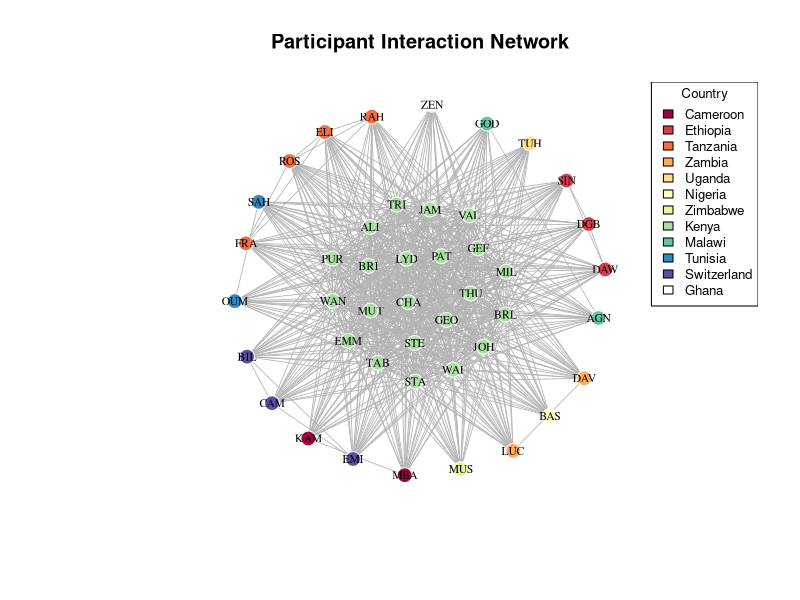
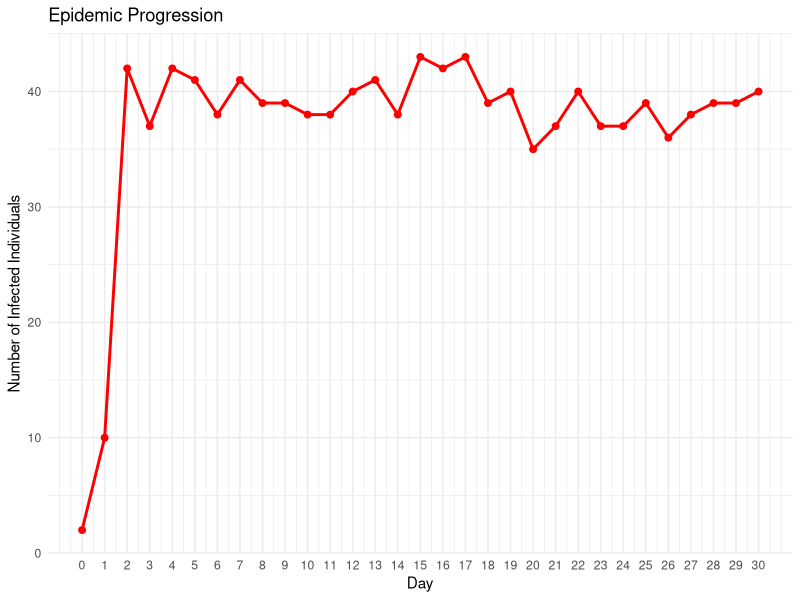
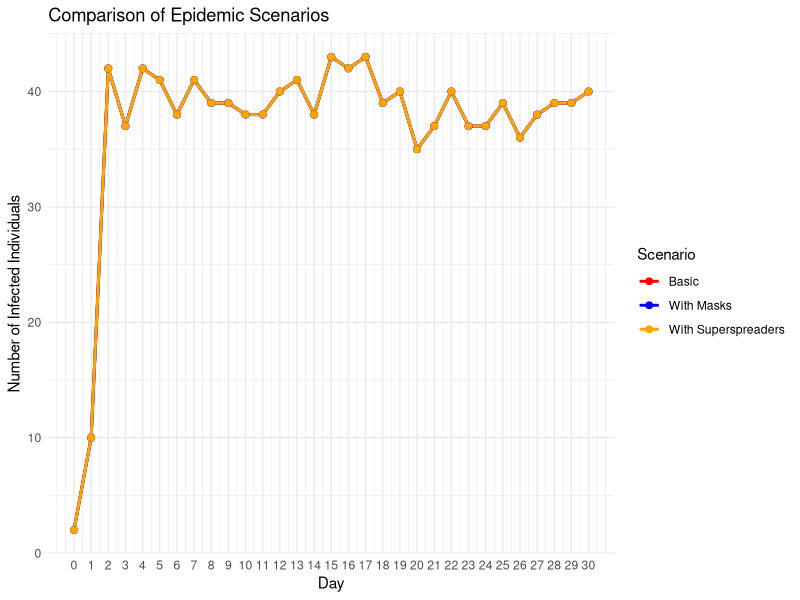
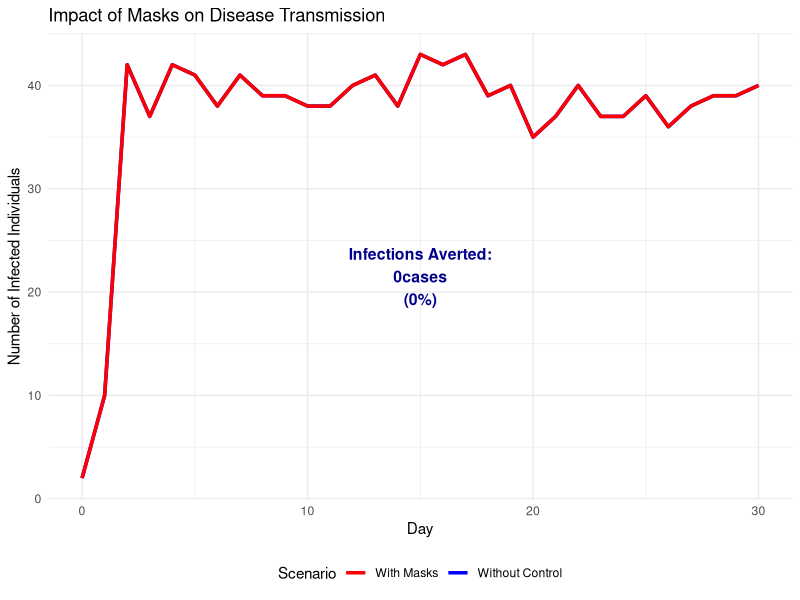
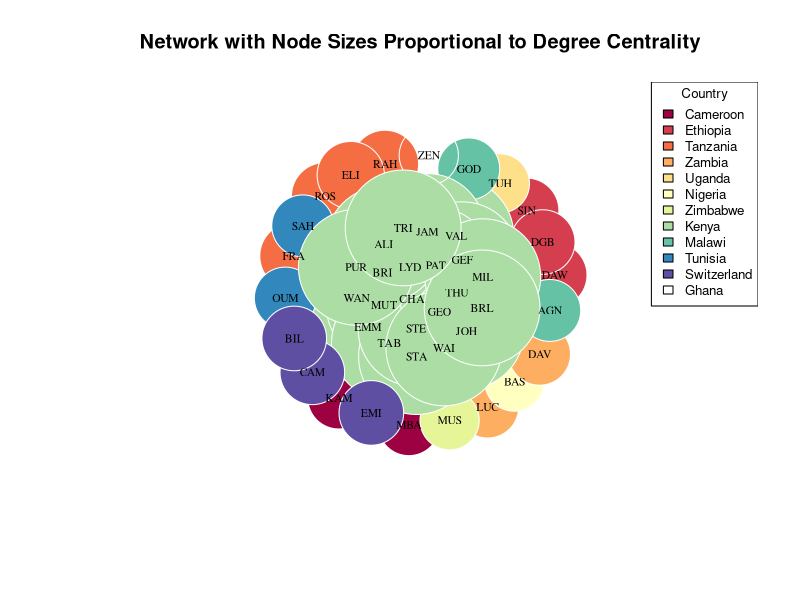
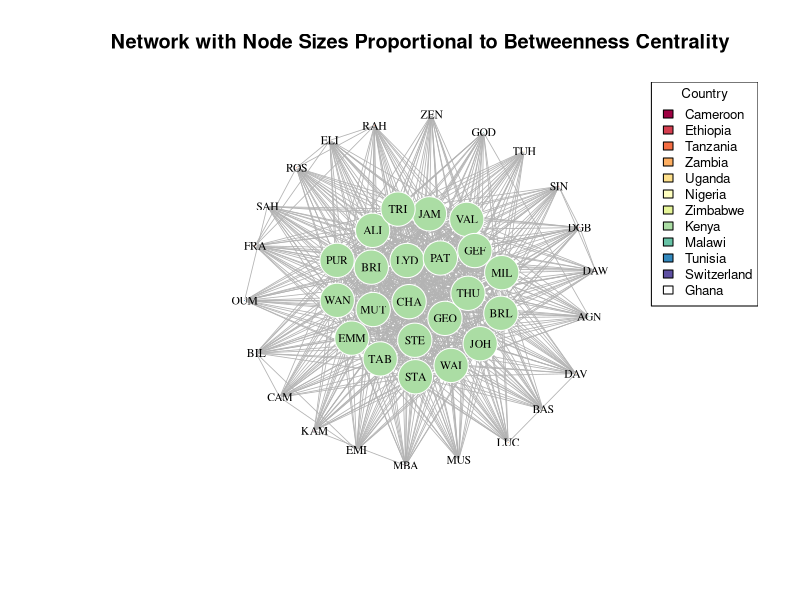
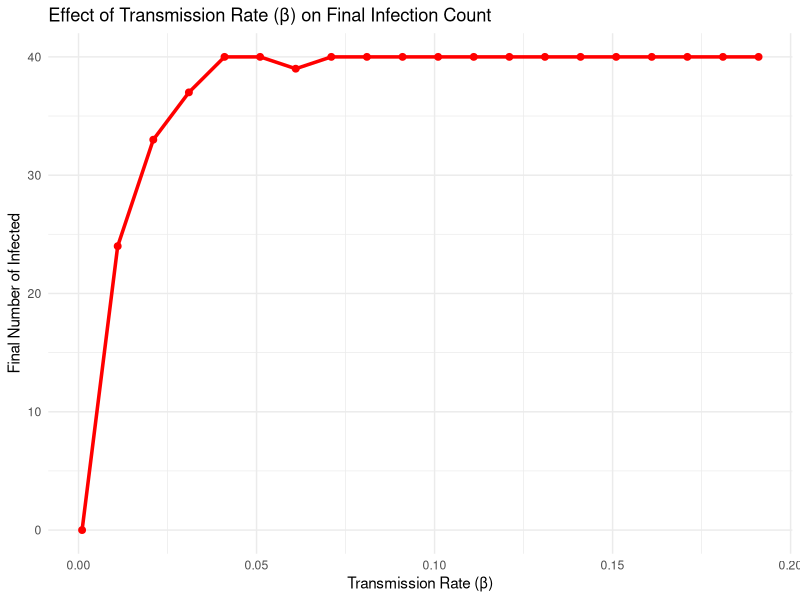
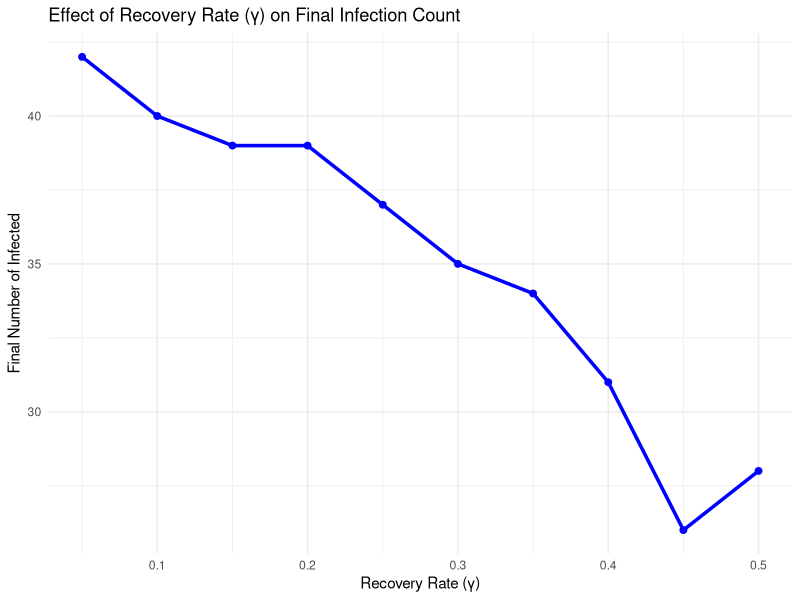

Generate these figures, in order, with R:
###### The following exercise ####
##Network Analysis and SIS Epidemic Model##

####Project Description####

##This project introduces the intersection of network analysis and epidemic modeling through 
## a hands-on exploration of disease transmission dynamics. Using a dataset of participants 
## from various countries attending a Malaria Modelling modular program in Nairobi, Kenya, 
## participants learn to construct social networks based on participants interaction patterns 
## and simulate disease spread using a Susceptible-Infected-Susceptible (SIS) model.

##The project aims to demonstrate how network structure influences epidemic outcomes by modeling 
## connections between individuals from the same countries, with Kenya serving as a hub connecting 
## participants from different nations. The aim is to explore key epidemiological concepts including 
## transmission rates (β), recovery rates (γ), and intervention strategies like wearing masks and 
##identification of superspreaders.

##Through this practical exercise, participants should gain a hands-on experience with network visualization, 
## epidemic simulation, and quantitative analysis of public health interventions. The goals is to emphasize 
## applications by examining scenarios such as the impact of protective measures introduced mid-outbreak 
## and the role of highly connected individuals in accelerating disease spread.

##Exercises are presented at the end of this tutorial

##############################################################################

#Packages for this work
library(igraph) # For graphs
library(ggplot2) # For plots
library(dplyr) # For manipulation
library(RColorBrewer) # For colours
library(tidyverse)

##Create the dataset - participants, and their country of origin.
data <- data.frame( Participant = c("KAM", "SIN", "RAH", "DAW", "LUC", "TUH", "BAS", "MBA", 
                                    "MUS", "DAV", "CHA", "EMM", "LYD", "VAL", "GOD", "AGN", 
                                    "ROS", "FRA", "JAM", "DGB", "ELI", "WAN", "MUT", "GEO", 
                                    "GEF", "SAH", "PAT", "TAB", "BRI", "STA", "OUM", "STE", 
                                    "THU", "EMI", "CAM", "ZEN", "BIL", "JOH", "ALI", "PUR", 
                                    "WAI", "MIL", "BRL", "TRI"),  
                    Country = c("Cameroon", "Ethiopia", "Tanzania", "Ethiopia", "Zambia", 
                                "Uganda", "Nigeria", "Cameroon", "Zimbabwe", "Zambia", "Kenya", 
                                "Kenya", "Kenya", "Kenya", "Malawi", "Malawi", "Tanzania", "Tanzania", 
                                "Kenya", "Ethiopia", "Tanzania", "Kenya", "Kenya", "Kenya", "Kenya", 
                                "Tunisia", "Kenya", "Kenya", "Kenya", "Kenya", "Tunisia", "Kenya", 
                                "Kenya", "Switzerland", "Switzerland", "Ghana", "Switzerland", "Kenya", 
                                "Kenya", "Kenya", "Kenya", "Kenya", "Kenya", "Kenya"))

#####PART 1. NETWORK CONSTRUCION ####

##Remember Networks are based on matrices - adjacency matrix defines who is connected to whom.
##Create an adjacency matrix based on connection rules: 
#a) People from same country are connected; 
#b) Non-Kenyans are also connected to Kenyans. 
create_network <- function(data) {
  n <- nrow(data)
  adj_matrix <- matrix(0, n, n)
  rownames(adj_matrix) <- colnames(adj_matrix) <- data$Participant
  
  for(i in 1:n) {
    for(j in 1:n) {
      if(i != j) {
##Same country connect
        if(data$Country[i] == data$Country[j]) {
          adj_matrix[i,j] <- 1
        }
##Non-Kenyans connect to Kenyans
        else if(data$Country[i] != "Kenya" & data$Country[j] == "Kenya") {
          adj_matrix[i,j] <- 1
        }
        else if(data$Country[i] == "Kenya" & data$Country[j] != "Kenya") {
          adj_matrix[i,j] <- 1
        }
      }
    }
  }
  return(adj_matrix)
}

##Create the network and add attributes - what is an attribute?

adj_matrix <- create_network(data) ### Explore the adjacency 
g <- graph_from_adjacency_matrix(adj_matrix, mode = "undirected") #What does undirected mean? How does it differ from a directed graph?

##Add attributes
V(g)$country <- data$Country
V(g)$name <- data$Participant

##Create and visualize the network
plot_network <- function(g, data) {
##Color nodes by country
countries <- unique(data$Country)
colors <- RColorBrewer::brewer.pal(min(length(countries), 11), "Spectral")
country_colors <- setNames(colors[1:length(countries)], countries)
  
##Set vertex colors using the country attribute
V(g)$color <- country_colors[V(g)$country]
  
##Set the graph layout - there are many layouts - please explore them
set.seed(123)
layout <- layout_with_fr(g)
  
##Plot
plot(g,
     layout = layout,
     vertex.size = 8,
     vertex.label = V(g)$name,  # Explicitly use vertex names - what if you don't want to have people's names on the vertices? How would you modify this?
     vertex.label.cex = 0.7,
     vertex.label.color = "black",
     vertex.frame.color = "white",
     edge.color = "gray70",
     edge.width = 0.8,
     main = "Participant Interaction Network")
  
##Add legend - you can change position or text size
legend("topright", legend = countries, fill = country_colors, cex = 0.8, title = "Country")
}

###Plot the network
plot_network(g, data)


##############################################################################
###Now you have a network - what is it showing? Why circle? Are there other things you can explore from this?

###You can stop here - and explore the network parameters - density, degree (in/out degree), betweenness and other centrality metrics.

####What type of questions can one explore with network analysis####
##What is my outcome of analysis?
# • Node-level
# • Edge-level
# • Network structure and topology (as a whole)
# • Process (sequence of events
##Outcome variables
# • Traits of nodes (e.g., Disease state)– Do nodes of different classes have different attributes?– Do connectivity and network position determine infection risk?
#   • Edge values– What determines whether two nodes are linked?– Do linked nodes share certain attributes?
#   • Network topology– What determines the structure of networks?– Does infection influence network structure?
#   • Transmission processes– Does the spread of a pathogen depend on network structure?– Simulation modeling

####Part 2 -SIS Epidemic Modelling ####
sis_model <- function(adj_matrix, beta, gamma, initial_infected, days, superspreaders = NULL, mask_day = NULL, mask_efficacy = 0.3) {
  n <- nrow(adj_matrix)
  participants <- rownames(adj_matrix)
  
##Initialize states: 0 = Susceptible, 1 = Infected
  states <- matrix(0, nrow = days + 1, ncol = n)
  colnames(states) <- participants
  
##Set initial infected
  states[1, initial_infected] <- 1
  
##Track daily infections for incidence calculation
  daily_new_infections <- rep(0, days + 1)
  
##Superspreaders - who is a suer spreader?
  ss_multiplier <- rep(1, n)
  if(!is.null(superspreaders)) {
    ss_idx <- which(participants %in% superspreaders)
    ss_multiplier[ss_idx] <- 5  # 5x transmission rate
  }
  
  for(day in 1:days) {
    current_state <- states[day, ]
    new_state <- current_state
    new_infections <- 0
    
##Apply Intervention - masking effect if applicable
    current_beta <- beta
    if(!is.null(mask_day) && day >= mask_day) {
      current_beta <- beta * (1 - mask_efficacy)
    }
    
    for(i in 1:n) {
      if(current_state[i] == 0) {  # If susceptible
##Calculate infection probability from infected neighbors
    infected_neighbors <- which(current_state == 1 & adj_matrix[i, ] == 1)
    if(length(infected_neighbors) > 0) {
##Calculate total force of infection
      total_force <- 0
      for(neighbor in infected_neighbors) {
        total_force <- total_force + current_beta * ss_multiplier[neighbor]
          }
          
##Probability of infection (1 - probability of avoiding all infections)
      prob_infection <- 1 - exp(-total_force)
      if(runif(1) < prob_infection) {
        new_state[i] <- 1
        new_infections <- new_infections + 1
        }
        }
      } else {  ##If infected
##Recovery
        if(runif(1) < gamma) {
          new_state[i] <- 0
        }
      }
    }
    states[day + 1, ] <- new_state
    daily_new_infections[day + 1] <- new_infections
  }
  
  return(list(states = states, daily_new_infections = daily_new_infections))
}

###3 - SIMULATIONS

# Set parameters
beta <- 0.4
gamma <- 0.1
days <- 30

##Find participant indices
zeinabu_idx <- which(data$Participant == "ZEN")
agnes_idx <- which(data$Participant == "AGN")
initial_infected <- c("ZEN", "AGN")

##Scenario 1: Basic SIS model
set.seed(42)
result1 <- sis_model(adj_matrix, beta, gamma, initial_infected, days) #Explore

##Scenario 2: With masks from day 3
set.seed(42)
result2 <- sis_model(adj_matrix, beta, gamma, initial_infected, days, mask_day = 3)

##Scenario 3: With superspreaders
superspreaders <- c("BAS", "BIL", "MUT", "PUR") #Are these the superspreaders? Who is a superspreader? What criteria do we use to identify a superspreader? Hint: Network metrics. 
set.seed(42)
result3 <- sis_model(adj_matrix, beta, gamma, initial_infected, days, superspreaders = superspreaders)

####Part 4. ANALYSIS AND RESULTS ####

##Epidemic Results

# a) Number of infected on days 2, 4, 8
infected_day2 <- sum(result1$states[3, ])  # Day 2 (row 3, 0-indexed)
infected_day4 <- sum(result1$states[5, ])  # Day 4
infected_day5 <- sum(result1$states[5, ])  # Day 5
infected_day8 <- sum(result1$states[9, ])  # Day 8

cat("a) Number of infected individuals:\n")
cat("   Day 2:", infected_day2, "people\n")
cat("   Day 4:", infected_day4, "people\n")
cat("   Day 8:", infected_day8, "people\n\n")

# b) Incidence at day 8
incidence_day8 <- result1$daily_new_infections[5]
cat("b) Incidence on Day 5:", incidence_day8, "new infections\n\n")

# c) Infections averted with masks
infected_day5_masks <- sum(result2$states[5, ])
infections_averted <- infected_day5 - infected_day5_masks
cat("c) With masks from Day 5:\n")
cat("   Infections on Day 5 with masks:", infected_day5_masks, "\n")
cat("   Infections averted:", infections_averted, "\n\n")

# d) Network metrics
cat("d) Network Metrics:\n")

# i) Density
density_val <- edge_density(g)
cat("   i) Network density:", round(density_val, 3), "\n")

# ii) Superspreader analysis
cat("   ii) Superspreader analysis:\n")
infected_normal <- sum(result1$states[6, ])
infected_superspreaders <- sum(result3$states[6, ])
cat("       Without superspreaders: ", infected_normal, " infected\n")
cat("       With superspreaders: ", infected_superspreaders, " infected\n")
cat("       Additional infections from superspreaders: ", infected_superspreaders - infected_normal, "\n")

## iii) Effect of interaction rate changes
cat("   iii) Effect of changing interaction rates:\n")
betas <- c(0.01, 0.02, 0.03, 0.04, 0.05)
final_infected <- numeric(length(betas))

for(i in seq_along(betas)) {
  set.seed(42)
  temp_result <- sis_model(adj_matrix, betas[i], gamma, initial_infected, days)
  final_infected[i] <- sum(temp_result$states[6, ])
}

beta_results <- data.frame(Beta = betas, Final_Infected = final_infected)
print(beta_results)

####Part 5. VISUALIZATION OF EPIDEMIC PROGRESSION ####
plot_epidemic <- function(states) {
  days <- nrow(states) - 1
  infected_counts <- rowSums(states)
  
  df <- data.frame(
    Day = 0:days,
    Infected = infected_counts
  )
  
  ggplot(df, aes(x = Day, y = Infected)) +
    geom_line(color = "red", size = 1) +
    geom_point(color = "red", size = 2) +
    labs(title = "Epidemic Progression",
         x = "Day",
         y = "Number of Infected Individuals") +
    theme_minimal() +
    scale_x_continuous(breaks = 0:days)
}

##Plot epidemic progression
print(plot_epidemic(result1$states))

##Comparison plot
compare_df <- data.frame(
  Day = rep(0:days, 3),
  Infected = c(rowSums(result1$states), rowSums(result2$states), rowSums(result3$states)),
  Scenario = rep(c("Basic", "With Masks", "With Superspreaders"), each = days + 1)
)

comparison_plot <- ggplot(compare_df, aes(x = Day, y = Infected, color = Scenario)) +
  geom_line(size = 1) +
  geom_point(size = 2) +
  labs(title = "Comparison of Epidemic Scenarios",
       x = "Day",
       y = "Number of Infected Individuals") +
  theme_minimal() +
  scale_x_continuous(breaks = 0:days) +
  scale_color_manual(values = c("red", "blue", "orange"))

print(comparison_plot)

##Enhanced infections averted visualization as a shaded area
plot_infections_averted <- function(result_no_control, result_with_control, intervention_name = "Intervention") {
  days <- nrow(result_no_control$states) - 1
  
##Calculate infections for both scenarios
no_control <- rowSums(result_no_control$states)
with_control <- rowSums(result_with_control$states)
  
##Calculate total infections averted
total_averted <- sum(no_control) - sum(with_control)
percentage_averted <- round((total_averted / sum(no_control)) * 100, 1)
  
##Create data frame
df <- data.frame(
  Day = 0:days,
  No_Control = no_control,
  With_Control = with_control
  )
##Plot
p <- ggplot(df, aes(x = Day)) +
##Shaded area between curves
geom_ribbon(aes(ymin = With_Control, ymax = No_Control),
            fill = "lightblue", alpha = 0.7) +
##Lines for both scenarios
geom_line(aes(y = No_Control, color = "Without Control"), size = 1.2) +
geom_line(aes(y = With_Control, color = paste("With", intervention_name)), size = 1.2) +
##Add text annotation in shaded area
  annotate("text", x = days/2, y = max(no_control)/2, 
           label = paste("Infections Averted:\n", total_averted, "cases\n(", percentage_averted, "%)", sep = ""), size = 4, fontface = "bold", color = "darkblue") +
  labs(title = paste("Impact of", intervention_name, "on Disease Transmission"), x = "Day", y = "Number of Infected Individuals", color = "Scenario") +
  theme_minimal() +
  scale_color_manual(values = c("red", "blue")) +
  theme(legend.position = "bottom")
return(p)
}

##Show infections averted with masks
print(plot_infections_averted(result1, result2, "Masks"))

##Summary
cat("Network has", vcount(g), "participants and", ecount(g), "connections\n")
cat("Density:", round(density_val, 3), "- indicates a", 
    ifelse(density_val > 0.5, "highly", "moderately"), "connected network\n")

##############################################################################
##EXERCISE AND SOLUTIONS##

##Exercise 1: Network Exploration and Visualization

cat("\n=== EXERCISE 1: NETWORK EXPLORATION ===\n")

## a). Modify the network to show node sizes proportional to degree centrality
plot_network_degree <- function(g, data) {
##Calculate degree centrality
  degrees <- degree(g)
  
##Color nodes by country
  countries <- unique(data$Country)
  colors <- RColorBrewer::brewer.pal(min(length(countries), 11), "Spectral")
  country_colors <- setNames(colors[1:length(countries)], countries)
  V(g)$color <- country_colors[V(g)$country]
  
##Layout
  set.seed(123)
  layout <- layout_with_fr(g)
  
##Plot with node sizes proportional to degree
  plot(g, 
       layout = layout,
       vertex.size = degrees * 2,  # Scale degree for visibility
       vertex.label = V(g)$name,
       vertex.label.cex = 0.7,
       vertex.label.color = "black",
       vertex.frame.color = "white",
       edge.color = "gray70",
       edge.width = 0.8,
       main = "Network with Node Sizes Proportional to Degree Centrality")
  
  legend("topright", legend = countries, fill = country_colors, cex = 0.8, title = "Country")
}

plot_network_degree(g, data)

###Exercise 1.1- What is betweenness centrality. Redraw the network with node sizes proportional to the node betweenness. How does this differ from degree centrality?
###________________###
###      Answer    ###
###________________###

plot_network_betweenness <- function(g, data) {
  ##Calculate degree centrality
  betweenness <- betweenness(g)
  
  ##Color nodes by country
  countries <- unique(data$Country)
  colors <- RColorBrewer::brewer.pal(min(length(countries), 11), "Spectral")
  country_colors <- setNames(colors[1:length(countries)], countries)
  V(g)$color <- country_colors[V(g)$country]
  
  ##Layout
  set.seed(123)
  layout <- layout_with_fr(g)
  
  ##Plot with node sizes proportional to degree
  plot(g, 
       layout = layout,
       vertex.size = betweenness * 2,  # Scale degree for visibility
       vertex.label = V(g)$name,
       vertex.label.cex = 0.7,
       vertex.label.color = "black",
       vertex.frame.color = "white",
       edge.color = "gray70",
       edge.width = 0.8,
       main = "Network with Node Sizes Proportional to Betweenness Centrality")
  
  legend("topright", legend = countries, fill = country_colors, cex = 0.8, title = "Country")
}

plot_network_betweenness(g, data)



## b). Calculate and compare degree centrality for Kenya vs other countries
degrees <- degree(g)
kenya_degrees <- degrees[data$Country == "Kenya"]
other_degrees <- degrees[data$Country != "Kenya"]

cat("b) Degree Centrality Comparison:\n")
cat("   Kenya participants - Mean degree:", round(mean(kenya_degrees), 2), "\n")
cat("   Other countries - Mean degree:", round(mean(other_degrees), 2), "\n")
cat("   Kenya participants are", round(mean(kenya_degrees)/mean(other_degrees), 1), "times more connected\n\n")

##Exercise 1.2 - Calculate and compare betweenness centrality for Kenya vs other countries
###________________###
###      Answer    ###
###________________###

betweenness <- betweenness(g)
kenya_degrees <- betweenness[data$Country == "Kenya"]
other_degrees <- betweenness[data$Country != "Kenya"]

cat("b) Betweenness Centrality Comparison:\n")
cat("   Kenya participants - Mean degree:", round(mean(kenya_degrees), 2), "\n")
cat("   Other countries - Mean degree:", round(mean(other_degrees), 2), "\n")
cat("   Kenya participants are", round(mean(kenya_degrees)/mean(other_degrees), 1), "times more connected\n\n")

## c). Identify top 3 most connected individuals
top_connected <- sort(degrees, decreasing = TRUE)[1:3]
cat("c) Top 3 most connected individuals:\n")
for(i in 1:3) {
  participant <- names(top_connected)[i]
  connections <- top_connected[i]
  country <- data$Country[data$Participant == participant]
  cat("   ", i, ".", participant, "(", country, ") -", connections, "connections\n")
}


##Exercise 1.3 - Identify least 3 connected individuals
###________________###
###      Answer    ###
###________________###
least_connected <- sort(degrees, decreasing = F)[1:3]
cat("c) Least 3  connected individuals:\n")
for(i in 1:3) {
  participant <- names(least_connected)[i]
  connections <- least_connected[i]
  country <- data$Country[data$Participant == participant]
  cat("   ", i, ".", participant, "(", country, ") -", connections, "connections\n")
}


##Exercise 2: Parameter Sensitivity Analysis

cat("\n=== EXERCISE 2: PARAMETER SENSITIVITY ===\n")

## a) & b). Run SIS model with different β values and plot
betas <- seq(0.001, 0.2, by = 0.01)
final_infected_beta <- numeric(length(betas))

for(i in seq_along(betas)) {
  set.seed(42)
  temp_result <- sis_model(adj_matrix, betas[i], gamma, initial_infected, days)
  final_infected_beta[i] <- sum(temp_result$states[days + 1, ])
}

# Plot β sensitivity
beta_df <- data.frame(Beta = betas, Final_Infected = final_infected_beta)
beta_plot <- ggplot(beta_df, aes(x = Beta, y = Final_Infected)) +
  geom_line(color = "red", size = 1.2) +
  geom_point(color = "red", size = 2) +
  labs(title = "Effect of Transmission Rate (β) on Final Infection Count",
       x = "Transmission Rate (β)",
       y = "Final Number of Infected") +
  theme_minimal()
print(beta_plot)

##Exercise 2.1 - Why does the infection plateau? What's the epidemiological phenomenon?

###________________###
###      Answer    ###
###________________###

# The infection plateaus at (Beta=0.071, I=40)
# The epidemic reaches an equilibrium where no more people can be infected.
# Once the susceptible compartment is exhausted:
#   The outbreak stops, regardless of how high the transmission rate (β) is.
# The plateau simply reflects the infected population limit, not the strength of transmission rate.


## c). Vary γ while keeping β constant
gammas <- seq(0.05, 0.5, by = 0.05)
final_infected_gamma <- numeric(length(gammas))

for(i in seq_along(gammas)) {
  set.seed(42)
  temp_result <- sis_model(adj_matrix, 0.4, gammas[i], initial_infected, days)
  final_infected_gamma[i] <- sum(temp_result$states[days + 1, ])
}

# Plot γ sensitivity
gamma_df <- data.frame(Gamma = gammas, Final_Infected = final_infected_gamma)
gamma_plot <- ggplot(gamma_df, aes(x = Gamma, y = Final_Infected)) +
  geom_line(color = "blue", size = 1.2) +
  geom_point(color = "blue", size = 2) +
  labs(title = "Effect of Recovery Rate (γ) on Final Infection Count",
       x = "Recovery Rate (γ)",
       y = "Final Number of Infected") +
  theme_minimal()
print(gamma_plot)

## d). Calculate R₀ and plot
R0_values <- betas / gamma  # Using gamma = 0.1
R0_df <- data.frame(Beta = betas, R0 = R0_values, Final_Infected = final_infected_beta)

R0_plot <- ggplot(R0_df, aes(x = R0, y = Final_Infected)) +
  geom_line(color = "purple", size = 1.2) +
  geom_point(color = "purple", size = 2) +
  geom_vline(xintercept = 1, linetype = "dashed", color = "red", size = 1) +
  annotate("text", x = 1.2, y = max(final_infected_beta)/2, label = "R₀ = 1\n(Threshold)", color = "red") +
  labs(title = "Basic Reproduction Number (R₀) vs Final Infections",
       x = "Basic Reproduction Number (R₀)",
       y = "Final Number of Infected") +
  theme_minimal()
print(R0_plot)

cat("d) R₀ Analysis: Epidemic threshold occurs at R₀ = 1\n")
cat("   When R₀ < 1: Disease dies out\n")
cat("   When R₀ > 1: Disease persists and spreads\n\n")

##Exercise 2.2 - What is R₀? How would you use the knowledge of R₀ for disease control? What's another way tomcalculate R₀ as Billy showed in class? 

###________________###
###      Answer    ###
###________________###


# Basic reproductive number(R₀) is the average number of secondary cases caused by infected person in a completely susceptible population.
# Analysis:
#   When R₀ = 1: The disease neither grows nor dies quickly
# When R₀ < 1: Disease dies out
# When R₀ > 1: Disease persists and spreads
# Another way to calculate R₀ as Billy showed :R₀= β/ (ϒ + τ) where τ is the treatment rate


##Exercise 3: Intervention Timing Analysis

cat("\n=== EXERCISE 3: INTERVENTION TIMING ===\n")

## a) & b). Implement masks on different days and calculate infections averted
intervention_days <- 1:6
infections_averted_list <- numeric(length(intervention_days))
mask_efficacy <- 0.4

for(i in seq_along(intervention_days)) {
  set.seed(42)
  result_mask <- sis_model(adj_matrix, beta, gamma, initial_infected, days, 
                           mask_day = intervention_days[i], mask_efficacy = mask_efficacy)
  
  # Calculate total infections over entire period
  total_no_mask <- sum(rowSums(result1$states))
  total_with_mask <- sum(rowSums(result_mask$states))
  infections_averted_list[i] <- total_no_mask - total_with_mask
}

## c). Create bar chart
timing_df <- data.frame(
  Day = intervention_days,
  Infections_Averted = infections_averted_list
)

timing_plot <- ggplot(timing_df, aes(x = factor(Day), y = Infections_Averted)) +
  geom_bar(stat = "identity", fill = "steelblue", alpha = 0.7) +
  geom_text(aes(label = Infections_Averted), vjust = -0.3) +
  labs(title = "Infections Averted by Day of Mask Intervention",
       subtitle = "Earlier intervention = More infections prevented",
       x = "Day of Intervention",
       y = "Total Infections Averted") +
  theme_minimal()
print(timing_plot)

cat("c) Intervention Timing Results:\n")
for(i in seq_along(intervention_days)) {
  cat("   Day", intervention_days[i], "intervention:", infections_averted_list[i], "infections averted\n")
}

cat("\nd) Early intervention is more effective because:\n")
cat("   - Smaller infected population to control\n")
cat("   - Prevents exponential growth phase\n")
cat("   - Delays can lead to overwhelming healthcare systems\n\n")

###________________###
###      Answer    ###
###________________###

## a) & b). Implement masks on different days and calculate infections averted
intervention_days <- 1:12
infections_averted_list <- numeric(length(intervention_days))
mask_efficacy <- 0.4

for(i in seq_along(intervention_days)) {
  set.seed(42)
  result_mask <- sis_model(adj_matrix, beta, gamma, initial_infected, days, 
                           mask_day = intervention_days[i], mask_efficacy = mask_efficacy)
  
  # Calculate total infections over entire period
  total_no_mask <- sum(rowSums(result1$states))
  total_with_mask <- sum(rowSums(result_mask$states))
  infections_averted_list[i] <- total_no_mask - total_with_mask
}

## c). Create bar chart
timing_df <- data.frame(
  Day = intervention_days,
  Infections_Averted = infections_averted_list
)

timing_plot <- ggplot(timing_df, aes(x = factor(Day), y = Infections_Averted)) +
  geom_bar(stat = "identity", fill = "steelblue", alpha = 0.7) +
  geom_text(aes(label = Infections_Averted), vjust = -0.3) +
  labs(title = "Infections Averted by Day of Mask Intervention",
       subtitle = "Earlier intervention = More infections prevented",
       x = "Day of Intervention",
       y = "Total Infections Averted") +
  theme_minimal()
print(timing_plot)

cat("c) Intervention Timing Results:\n")
for(i in seq_along(intervention_days)) {
  cat("   Day", intervention_days[i], "intervention:", infections_averted_list[i], "infections averted\n")
}

cat("\nd) Early intervention is more effective because:\n")
cat("   - Smaller infected population to control\n")
cat("   - Prevents exponential growth phase\n")
cat("   - Delays can lead to overwhelming healthcare systems\n\n")

##Exercise 4: Superspreader Impact Assessment

cat("\n=== EXERCISE 4: SUPERSPREADER ANALYSIS ===\n")

## a). Identify top 6 most connected individuals
top6_connected <- sort(degrees, decreasing = TRUE)[1:6]
top6_names <- names(top6_connected)

cat("a) Top 6 most connected individuals:\n")
for(i in 1:6) {
  cat("   ", i, ".", top6_names[i], "-", top6_connected[i], "connections\n")
}




##Exercise 31. - Who are the top 6 most connected individuals abased on betweenness? Do they differ from those based on degree centrality? Comment on whether they are different or the same - why?


###________________###
###      Answer    ###
###________________###

top6_connected_between <- sort(betweenness, decreasing = TRUE)[1:6]
top6_between_names <- names(top6_connected_between)

cat("a) Top 6 most connected individuals:\n")
for(i in 1:6) {
  cat("   ", i, ".", top6_between_names[i], "-", top6_connected_between[i], "connections\n")
}

## b) & c). Compare superspreader scenarios
# Scenario 1: Top 6 most connected as superspreaders
set.seed(42)
result_ss_connected <- sis_model(adj_matrix, beta, gamma, initial_infected, days, superspreaders = top6_names)

# Scenario 2: Random 6 people as superspreaders
set.seed(123)
random_ss <- sample(data$Participant, 6)
set.seed(42)
result_ss_random <- sis_model(adj_matrix, beta, gamma, initial_infected, days, superspreaders = random_ss)

## d). Calculate superspreader effects
baseline_infections <- sum(rowSums(result1$states))
connected_ss_infections <- sum(rowSums(result_ss_connected$states))
random_ss_infections <- sum(rowSums(result_ss_random$states))

connected_effect <- round(((connected_ss_infections - baseline_infections) / baseline_infections) * 100, 1)
random_effect <- round(((random_ss_infections - baseline_infections) / baseline_infections) * 100, 1)

cat("\nb-d) Superspreader Effect Analysis:\n")
cat("   Baseline (no superspreaders):", baseline_infections, "total infections\n")
cat("   Most connected as superspreaders:", connected_ss_infections, "total infections (", connected_effect, "% increase)\n")
cat("   Random people as superspreaders:", random_ss_infections, "total infections (", random_effect, "% increase)\n")

##Exercise 3.1 - Calculate the superspreader effect based on betweenness centrality, and compare most connected as superspreader and random people as superspreader vs baseline? Do they differ from when using degree centrality?



###________________###
###      Answer    ###
###________________###

## b) & c). Compare superspreader scenarios
# Scenario 1: Top 6 most connected as superspreaders

set.seed(42)
result_ss_connected_between <- sis_model(adj_matrix, beta, gamma, initial_infected, days, superspreaders = top6_between_names)

# Scenario 2: Random 6 people as superspreaders
set.seed(123)
random_ss_between <- sample(data$Participant, 6)
set.seed(42)
result_ss_random_between <- sis_model(adj_matrix, beta, gamma, initial_infected, days, superspreaders = random_ss_between)

## d). Calculate superspreader effects
baseline_infections_between <- sum(rowSums(result1$states))
connected_ss_infections_between <- sum(rowSums(result_ss_connected_between$states))
random_ss_infections_between <- sum(rowSums(result_ss_random_between$states))

connected_effect_between <- round(((connected_ss_infections_between - baseline_infections_between) / baseline_infections_between) * 100, 1)
random_effect <- round(((random_ss_infections_between - baseline_infections_between) / baseline_infections_between) * 100, 1)

cat("\nb-d) Superspreader Effect Analysis:\n")
cat("   Baseline (no superspreaders):", baseline_infections_between, "total infections\n")
cat("   Most connected as superspreaders:", connected_ss_infections_between, "total infections (", connected_effect, "% increase)\n")
cat("   Random people as superspreaders:", random_ss_infections_between, "total infections (", random_effect, "% increase)\n")



## e). Design targeted intervention
# Target the most connected individuals for intervention (e.g., isolation)
# Simple approach: remove top 3 most connected from network
adj_matrix_targeted <- adj_matrix
top3_indices <- which(rownames(adj_matrix) %in% names(top_connected)[1:3])

# Zero out connections for top 3 (simulate isolation)
adj_matrix_targeted[top3_indices, ] <- 0
adj_matrix_targeted[, top3_indices] <- 0

set.seed(42)
result_targeted <- sis_model(adj_matrix_targeted, beta, gamma, initial_infected, days)
targeted_infections <- sum(rowSums(result_targeted$states))

cat("\ne) Targeted Intervention (Isolate top 3 connected):\n")
cat("   With targeted intervention:", targeted_infections, "total infections\n")
cat("   Infections prevented:", baseline_infections - targeted_infections, "\n")
cat("   Effectiveness:", round(((baseline_infections - targeted_infections) / baseline_infections) * 100, 1), "% reduction\n\n")

##Exercise 3.2 - How many infections are prevented if we consider betweenness centrality fo isolation? 

###________________###
###      Answer    ###
###________________###

top_connected_between <- sort(betweenness, decreasing = TRUE)[1:3]
cat("c) Top 3 most connected individuals based on betweeness:\n")
for(i in 1:3) {
  participant <- names(top_connected_between)[i]
  connections <- top_connected_between[i]
  country <- data$Country[data$Participant == participant]
  cat("   ", i, ".", participant, "(", country, ") -", connections, "connections\n")
}


adj_matrix_targeted_between <- adj_matrix
top3_indices_between <- which(rownames(adj_matrix) %in% names(top_connected_between)[1:3])

# Zero out connections for top 3 (simulate isolation)
adj_matrix_targeted_between[top3_indices_between, ] <- 0
adj_matrix_targeted_between[, top3_indices_between] <- 0

set.seed(42)
result_targeted_between <- sis_model(adj_matrix_targeted_between, beta, gamma, initial_infected, days)
targeted_infections_between <- sum(rowSums(result_targeted_between$states))

cat("\ne) Targeted Intervention (Isolate top 3 connected) based on betweeness:\n")
cat("   With targeted intervention:", targeted_infections, "total infections\n")
cat("   Infections prevented:", baseline_infections - targeted_infections_between, "\n")
cat("   Effectiveness:", round(((baseline_infections - targeted_infections_between) / baseline_infections) * 100, 1), "% reduction\n\n")

##Exercise 5: Network Structure Modification

cat("\n=== EXERCISE 5: NETWORK STRUCTURE COMPARISON ===\n")

## a). Create small-world network
create_small_world <- function(data, prob = 0.1) {
  n <- nrow(data)
  adj_matrix_sw <- matrix(0, n, n)
  rownames(adj_matrix_sw) <- colnames(adj_matrix_sw) <- data$Participant
  
  for(i in 1:n) {
    for(j in 1:n) {
      if(i != j && runif(1) < prob) {
        adj_matrix_sw[i,j] <- 1
      }
    }
  }
  return(adj_matrix_sw)
}

# Create small-world network
set.seed(456)
adj_matrix_sw <- create_small_world(data, 0.1)
g_sw <- graph_from_adjacency_matrix(adj_matrix_sw, mode = "undirected")

# Create random network for comparison
set.seed(789)
g_random <- erdos.renyi.game(nrow(data), edge_density(g), directed = FALSE)
V(g_random)$name <- data$Participant
adj_matrix_random <- as_adjacency_matrix(g_random, sparse = FALSE)

## b). Compare network structures
networks <- list(
  Original = list(graph = g, adj_matrix = adj_matrix),
  SmallWorld = list(graph = g_sw, adj_matrix = adj_matrix_sw),
  Random = list(graph = g_random, adj_matrix = adj_matrix_random)
)

##Run simulations on all networks
results_comparison <- list()
for(net_name in names(networks)) {
  set.seed(42)
  results_comparison[[net_name]] <- sis_model(
    networks[[net_name]]$adj_matrix, 0.4, 0.1, initial_infected, days
  )
}

##Calculate metrics
cat("b) Network Structure Comparison:\n")
for(net_name in names(networks)) {
  net_graph <- networks[[net_name]]$graph
  density <- round(edge_density(net_graph), 3)
  avg_path <- round(mean_distance(net_graph), 2)
  final_infections <- sum(results_comparison[[net_name]]$states[days + 1, ])
  
##Find time to peak
  daily_infections <- rowSums(results_comparison[[net_name]]$states)
  peak_day <- which.max(daily_infections) - 1
  
  cat("   ", net_name, "Network:\n")
  cat("     i) Density:", density, "\n")
  cat("     ii) Average path length:", avg_path, "\n")
  cat("     iii) Final infections:", final_infections, "\n")
  cat("     iv) Time to peak:", peak_day, "days\n\n")
}

##Visualize network structure comparison
comparison_epidemic_plot <- function(results_list) {
  all_data <- data.frame()
  
  for(net_name in names(results_list)) {
    infected_counts <- rowSums(results_list[[net_name]]$states)
    temp_df <- data.frame(
      Day = 0:days,
      Infected = infected_counts,
      Network = net_name
    )
    all_data <- rbind(all_data, temp_df)
  }
  
  ggplot(all_data, aes(x = Day, y = Infected, color = Network)) +
    geom_line(size = 1.2) +
    geom_point(size = 2) +
    labs(title = "Epidemic Progression Across Different Network Structures",
         subtitle = "Impact of network topology on disease spread",
         x = "Day",
         y = "Number of Infected Individuals") +
    theme_minimal() +
    scale_color_manual(values = c("red", "blue", "green")) +
    theme(legend.position = "bottom")
}

print(comparison_epidemic_plot(results_comparison))

##############################################################################
##FINAL EPIDEMIOLOGICAL QUESTION##

##Exercise 4 - General Epidemiological Modelling Questions


cat("\n=== EPIDEMIOLOGICAL RESEARCH QUESTION ===\n")

##Exercise 4.1 -  Read the following 
cat("Based on your analysis, answer the following research question:\n\n")
cat("QUESTION: You are a public health official planning intervention strategies\n")
cat("for a respiratory disease outbreak in a diverse international community.\n")
cat("Given limited resources, you must choose ONE of the following strategies:\n\n")

cat("Strategy A: Implement universal masking for everyone starting on Day 3\n")
cat("Strategy B: Identify and isolate the top 3 most connected individuals immediately\n")
cat("Strategy C: Implement random testing and isolation of 6 individuals on Day 1\n\n")

###############################################################################
####END OF Questiions - BONUS IMPLEMENTATION BELOW
###############################################################################


###Calculate effectiveness of each strategy
cat("ANALYSIS TO SUPPORT YOUR DECISION:\n")

###Strategy A: Universal masking from Day 3
set.seed(42)
strategy_A <- sis_model(adj_matrix, beta, gamma, initial_infected, days, mask_day = 3, mask_efficacy = 0.4)
infections_A <- sum(rowSums(strategy_A$states))

##Strategy B: Isolate top 3 connected (already calculated above)
infections_B <- targeted_infections

##Strategy C: Random isolation of 6 people
adj_matrix_random_isolation <- adj_matrix
set.seed(999)
random_isolated <- sample(1:nrow(adj_matrix), 6)
adj_matrix_random_isolation[random_isolated, ] <- 0
adj_matrix_random_isolation[, random_isolated] <- 0

set.seed(42)
strategy_C <- sis_model(adj_matrix_random_isolation, beta, gamma, initial_infected, days)
infections_C <- sum(rowSums(strategy_C$states))

baseline_total <- sum(rowSums(result1$states))

cat("Baseline (no intervention):", baseline_total, "total infections\n")
cat("Strategy A (Universal masks Day 3):", infections_A, "total infections -", 
    round(((baseline_total - infections_A)/baseline_total)*100, 1), "% reduction\n")
cat("Strategy B (Isolate top 3 connected):", infections_B, "total infections -", 
    round(((baseline_total - infections_B)/baseline_total)*100, 1), "% reduction\n")
cat("Strategy C (Random isolation of 6):", infections_C, "total infections -", 
    round(((baseline_total - infections_C)/baseline_total)*100, 1), "% reduction\n\n")

# Visual comparison of strategies
strategy_comparison <- data.frame(
  Day = rep(0:days, 4),
  Infected = c(rowSums(result1$states), rowSums(strategy_A$states), 
               rowSums(result_targeted$states), rowSums(strategy_C$states)),
  Strategy = rep(c("No Intervention", "Universal Masks (Day 3)", 
                   "Isolate Top 3 Connected", "Random Isolation (6 people)"), 
                 each = days + 1)
)

strategy_plot <- ggplot(strategy_comparison, aes(x = Day, y = Infected, color = Strategy)) +
  geom_line(size = 1.2) +
  geom_point(size = 1.5) +
  labs(title = "Comparison of Public Health Intervention Strategies",
       subtitle = "Which strategy would you choose and why?",
       x = "Day",
       y = "Number of Infected Individuals") +
  theme_minimal() +
  scale_color_manual(values = c("red", "blue", "green", "orange")) +
  theme(legend.position = "bottom")

print(strategy_plot)

cat("DISCUSSION POINTS FOR PARTICPANTS:\n")
cat("1. Which strategy is most effective in reducing total infections?\n")
cat("2. Consider the practical feasibility of each strategy:\n")
cat("   - Cost and resource requirements\n")
cat("   - Community acceptance and compliance\n")
cat("   - Ethical considerations\n")
cat("   - Speed of implementation\n\n")

cat("3. How might the effectiveness change if:\n")
cat("   - The outbreak started with more initial cases?\n")
cat("   - The transmission rate (β) was higher?\n")
cat("   - The recovery rate (γ) was lower?\n\n")

cat("4. What additional information would help you make a better decision?\n")
cat("5. How does network structure influence the success of different strategies?\n\n")

cat("BONUS ANALYSIS: Cost-Effectiveness\n")
cat("Assume costs: Universal masking = $1000, Isolation = $500/person\n")
infections_prevented_A <- baseline_total - infections_A
infections_prevented_B <- baseline_total - infections_B
infections_prevented_C <- baseline_total - infections_C

cost_A <- 1000
cost_B <- 3 * 500  # 3 people isolated
cost_C <- 6 * 500  # 6 people isolated

cost_effectiveness_A <- round(cost_A / infections_prevented_A, 0)
cost_effectiveness_B <- round(cost_B / infections_prevented_B, 0)
cost_effectiveness_C <- round(cost_C / infections_prevented_C, 0)

cat("Cost per infection prevented:\n")
cat("Strategy A: $", cost_effectiveness_A, " per infection prevented\n")
cat("Strategy B: $", cost_effectiveness_B, " per infection prevented\n")
cat("Strategy C: $", cost_effectiveness_C, " per infection prevented\n\n")

cat("=== SUMMARY FOR REFLECTION ===\n")
cat("This exercise demonstrates key epidemiological principles:\n")
cat("• Network structure critically influences disease transmission\n")
cat("• Early intervention is more effective than delayed action\n")
cat("• Targeted interventions can be more efficient than broad measures\n")
cat("• Public health decisions require balancing effectiveness, cost, and feasibility\n")
cat("• Mathematical modeling helps evaluate intervention strategies before implementation\n\n")

##############################################################################
